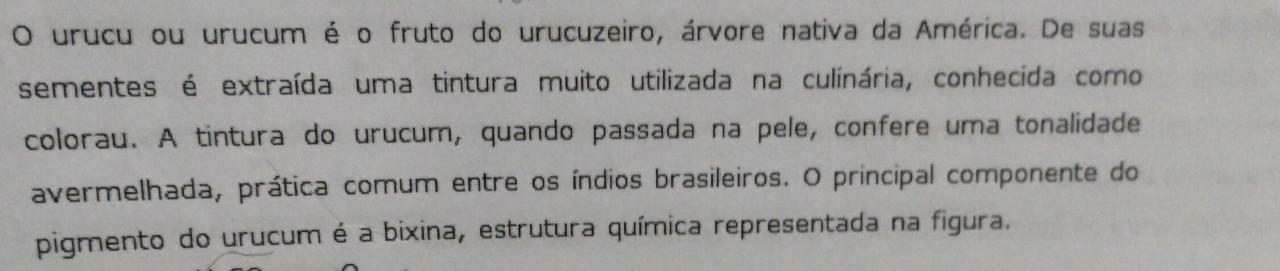
#> input picture Cliente/test.jpeg, 1280 x 271 px
$ python main.py --image ../Cliente/test.jpeg
#> lines starting #> are read from the running program, lines starting #| are printed output that depends on the picture; after the words box and inside, x2 and y2 are one past the last pixel; in counts of white or black regions, pixels touching at a corner belong together
import cv2
import numpy as np
import pytesseract
import argparse


def argparser():
    ap = argparse.ArgumentParser()
    ap.add_argument("-i", "--image", required=True, type=str,
                    help="path to input image file")
    return vars(ap.parse_args())


def image_treatment(image):
    '''
    Receive a image and returns a treated image to use in Tesseract's OCR.
    :param: image
    :return:
    '''
    _, treated_image = cv2.threshold(image, 140, 255, cv2.THRESH_BINARY)

    return treated_image


def main():
    args = argparser()

    # read a image, flag 0 is a gray scale image
    img = cv2.imread("./{}".format(args["image"]), 0)
#> img: shape (271, 1280); min 13, max 184, mean 157

    treated_image = image_treatment(img)
#> in image_treatment, `_, treated_image = cv2.threshold(image, 140, 255, cv2.THRESH_BINARY)`:
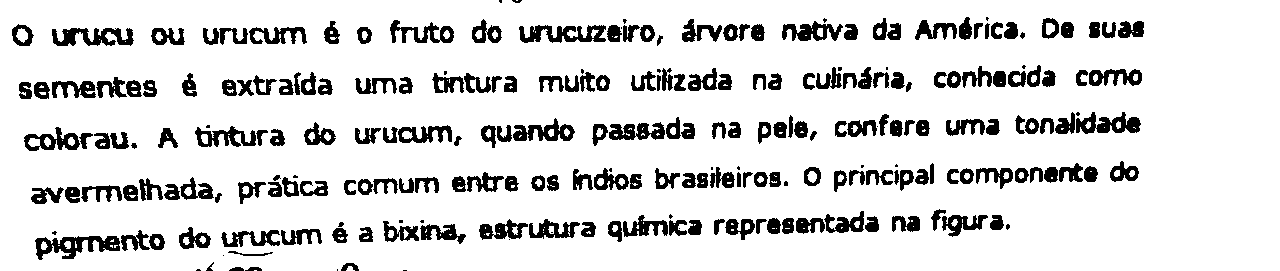
#> treated_image: shape (271, 1280); 86.2% white; 244 black regions (33 under 20 px), largest, box (x1, y1, x2, y2) and area: (35, 236, 120, 260) 1011, (519, 25, 606, 43) 914, (52, 28, 134, 46) 881

    #cv2.imshow("Image", img)

#> (the run stopped early here; a loop or call above may not have finished)
